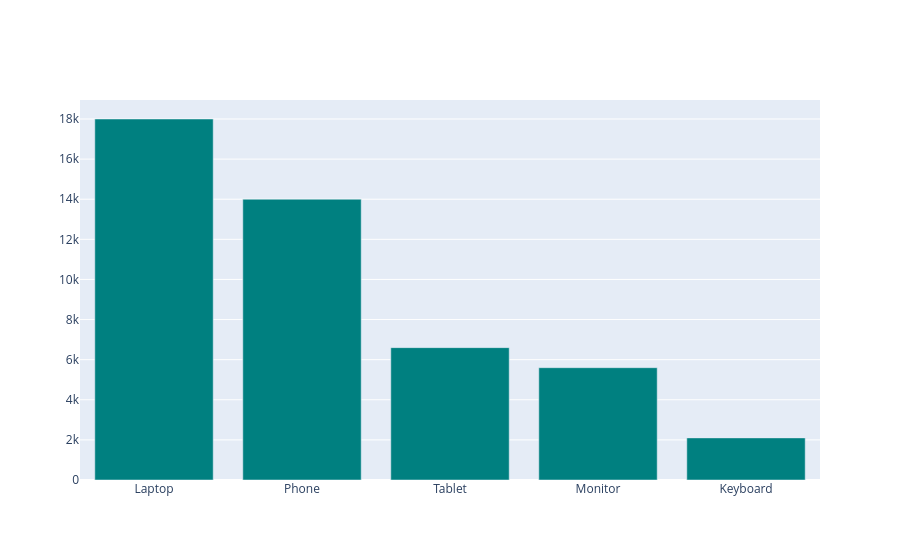

This figure's notebook cell:
### Code cell
fig_go=go.Figure()
fig_go.add_trace(go.Bar(
    x=sales_df["Product"],
    y=sales_df["Revenue"],
    name="Revenue",
    marker_color="teal",
    hovertemplate="plotly_white")
)
fig_go.show()

### Figure 1 — Plotly figure (JSON) as saved in the notebook; plotly's stock layout.template omitted (floating-point values rounded to 4 significant figures)
{"data": [{"hovertemplate": "plotly_white", "marker": {"color": "teal"}, "name": "Revenue", "type": "bar", "x": ["Laptop", "Phone", "Tablet", "Monitor", "Keyboard"], "y": [18000, 14000, 6600, 5600, 2100]}], "layout": {}}
